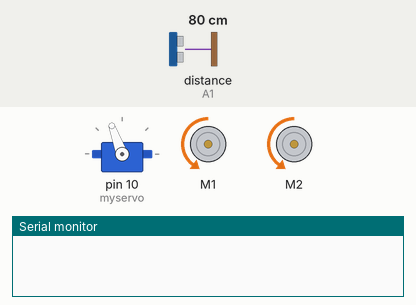
This sketch was run on a simulated Arduino Uno, built with avr-gcc and run on an emulated ATmega328P. Parts: servo, 2 × DC motor (green arrow = forward, orange = backward, longer = faster), the last lines printed to the serial monitor. Inputs (shaded band) come from the test bench; at power-on: distance to the obstacle (sensor on A1) 80 cm. The echo pulse lasts 58.3 µs per cm; random numbers use the default seed unless the sketch sets one.

Above: at 1.7 s.
1.8 s: distance to the obstacle (sensor on A1) set to 17 cm
3.3 s: distance to the obstacle (sensor on A1) set to 14 cm
At 3.9 s:
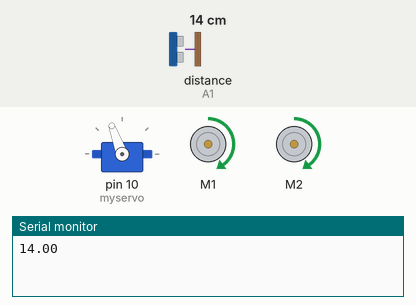
At 6.0 s:
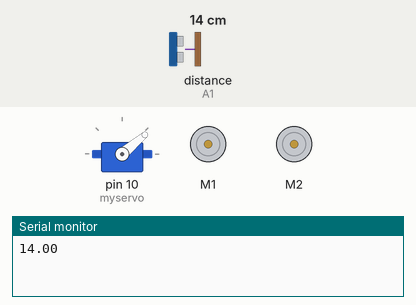
6.3 s: distance to the obstacle (sensor on A1) set to 18 cm
9.3 s: distance to the obstacle (sensor on A1) set to 2 cm
At 10.8 s:
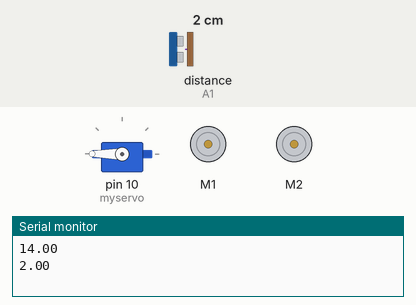
Timing chart, 0 to 13.3 s (numbered marks = the images above; inputs shaded):
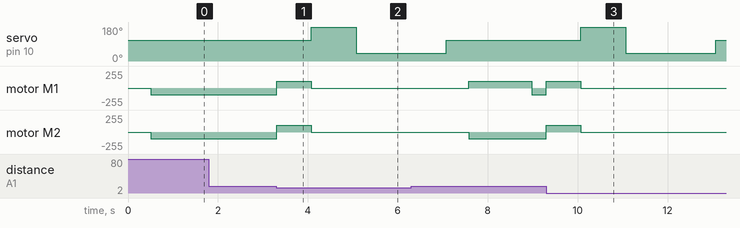

The sketch:

Wall-E_-_Version_1.0.ino
```cpp
#include <Servo.h> //Manipular motor servo
#include <AFMotor.h> //Manipular motores DC
#include <NewPing.h> //Sensor de distância

#define trigPin A0 //Pino TRIG do sensor no pino analógico A0
#define echoPin A1 //Pino ECHO do sensor no pino analógico A1
#define distMax 300 //Distância máxima para sensor

Servo myservo; //Declaração do motor servo

NewPing sensorDist(trigPin, echoPin, distMax);

AF_DCMotor motor1(1); //Motor DC na porta 1
AF_DCMotor motor2(2); //Motor DC na porta 2


//Variáveis de distância e número aleatório
float distancia = 0;
float distanciaDireita = 0;
float distanciaEsquerda = 0;
int aleatorio;

void setup() {
  Serial.begin(9600);
  myservo.attach(10); //Pino do motor servo
  motor1.setSpeed(100); //Velocidade motor DC 1
  motor2.setSpeed(100); //Velocidade motor DC 2
  olharFrente(); //Ajusta posição do sensor ultrassônico
  delay(500);
  distFrente(); //Calcula distância inicial para a função principal
}

void loop() {
  pensar();//Função principal
}

void pensar(){
  //Inicialmente ele anda enquanto a distância a sua frente é maior do que o estabelelecido
  distFrente();
  while(distancia > 15 || distancia < 0.1){
    andar();
    distFrente();
  }
  //Caso a distância seja menor do que a estabelecida, ele para, vai um pouco para trás, analisa as distâncias à direita e esquerda e seleciona a que for mais conveniente
  parar();
  distFrente();
  Serial.println(distancia);
  re();
  distEsquerda();
  distDireita();
  delay(1000);
  olharFrente();
  delay(500);
  decidirDirecao();
}

void andar(){ //Função para andar para frente
  motor1.run(BACKWARD);
  motor2.run(BACKWARD);
}

void re(){ //Função para andar para trás
  motor1.run(FORWARD);
  motor2.run(FORWARD);
  delay(770);
  parar();
}

void zerarDistancias(){
  float distancia = 0;
  float distanciaDireita = 0;
  float distanciaEsquerda = 0;
}

void parar(){
  motor1.run(RELEASE); // Parar motor 1
  motor2.run(RELEASE); // Parar motor 2
}

void girarParaTras(){ //Função para dar um volta
  motor1.run(FORWARD);
  motor2.run(BACKWARD);
  delay(1400);
  parar();
}

void girarParaEsquerda(){ //Função para andar para girar para a esquerda
  motor1.run(FORWARD);
  motor2.run(BACKWARD);
  delay(1000);
  parar();
}

void girarParaDireita(){ //Função para andar para girar para a direita
  motor1.run(BACKWARD);
  motor2.run(FORWARD);
  delay(1000);
  parar();
}

void olharEsquerda(){
  myservo.write(180); //Ajustar motor servo para esquerda
}

void olharDireita(){
  myservo.write(40); //Ajustar motor servo para direita
}

void olharFrente(){
  myservo.write(110); //Ajustar posição inicial do motor servo;
}

void direcaoAleatoria(){ //Seleciona uma direção aleatória
  aleatorio = random(3);
  if (aleatorio == 0){
    girarParaEsquerda();
  } else if(aleatorio == 1) {
    girarParaDireita();
  } else {
    girarParaTras();
  }
}

void decidirDirecao(){ //Analisa para qual lado ir
    if (distanciaDireita < 15 && distanciaEsquerda < 15 && distancia < 15){
        girarParaTras();
    } else if (distanciaDireita > 15 && distanciaEsquerda > 15|| distanciaDireita < 1 && distanciaEsquerda < 1){
        direcaoAleatoria();
    } else if (distanciaDireita > 15 || distanciaDireita < 1){
        girarParaDireita();
    } else {
      girarParaEsquerda();
    }
    zerarDistancias();
}

void distFrente(){ //Analisa a distância a sua frente
  distancia = sensorDist.ping_cm();
}

void distDireita(){ //Analisa a distância a sua direita
  olharDireita();
  delay(500);
  distanciaDireita = sensorDist.ping_cm();
  delay(500);
}

void distEsquerda(){ //Analisa a distância a sua esquerda
  olharEsquerda();
  delay(500);
  distanciaEsquerda = sensorDist.ping_cm();
  delay(500);
}
```

Measured:
- the behaviour switches between 16 and 15 cm on distance to the obstacle (sensor on A1) (found by bisection; images 0 and 1)
- after the input at 1.8 s, every drawn part: stays the same
- after the input at 3.3 s, servo on pin 10 (myservo): 110° → 180° after 0.77 s, → 40° 1.0 s later; motor M1, motor M2: backward 100/255 → forward 100/255 at once, → stopped 0.77 s later
- after the input at 9.3 s, servo on pin 10 (myservo): 110° → 180° after 0.77 s, → 40° 1.0 s later, → 110° 2.0 s later; motor M1, motor M2: backward 100/255 → forward 100/255 at once, → stopped 0.77 s later
